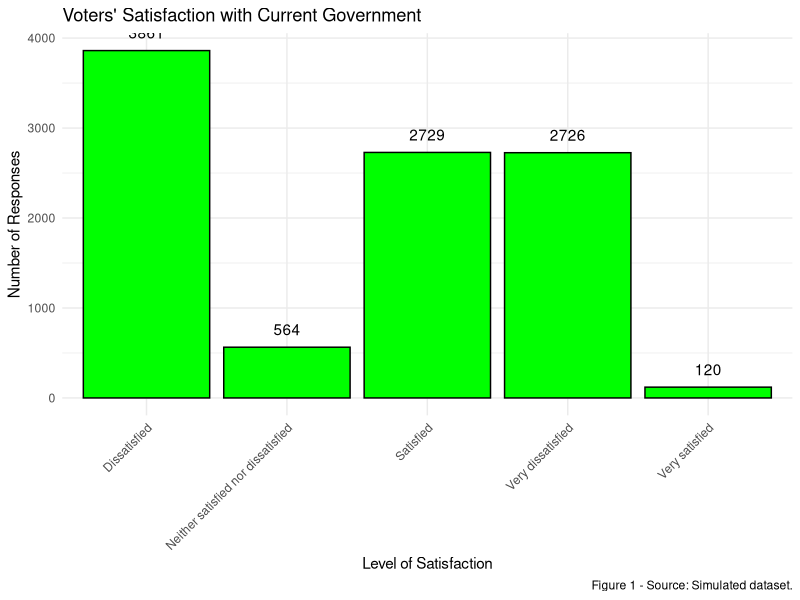
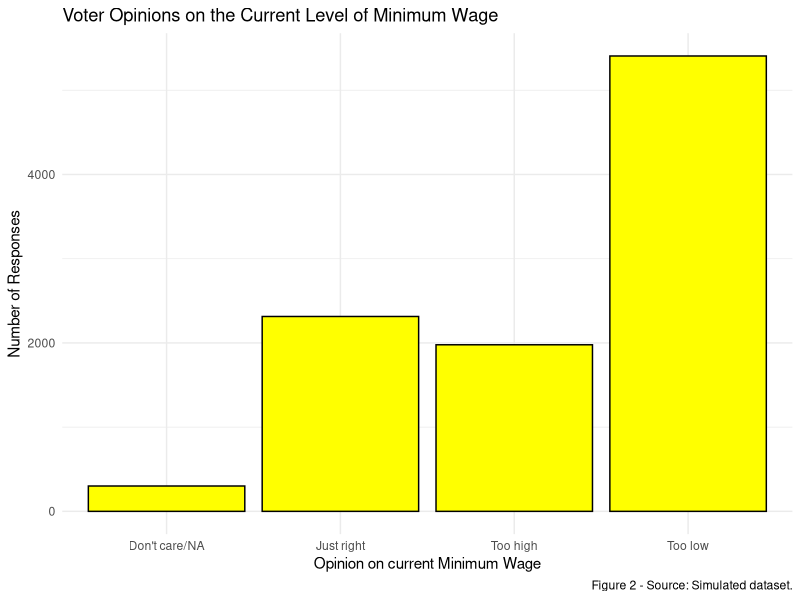
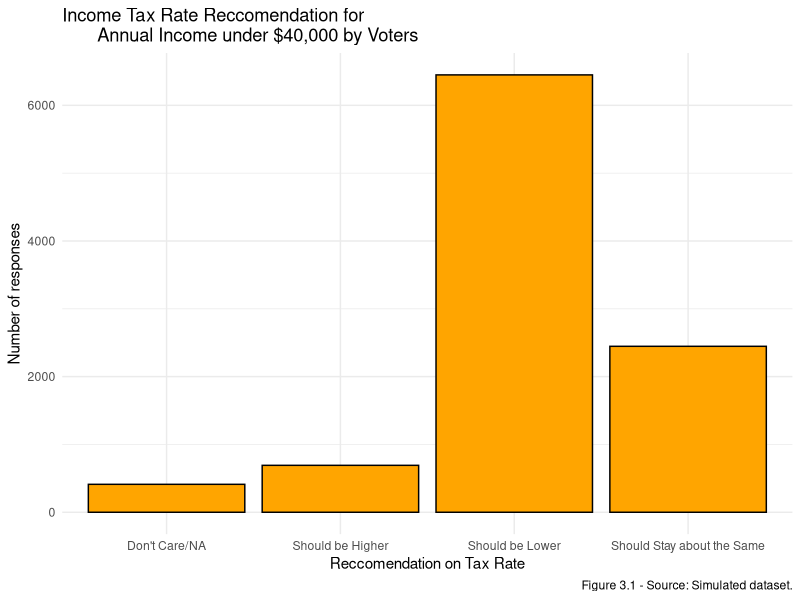
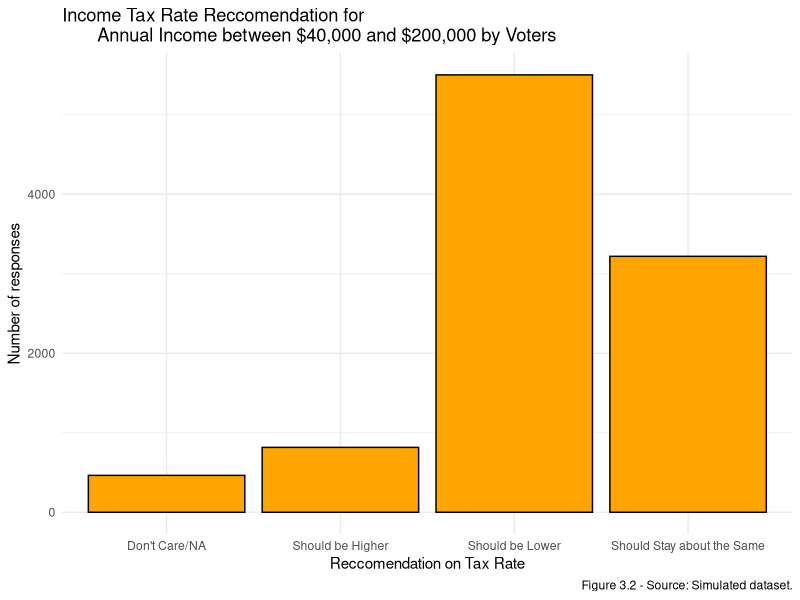
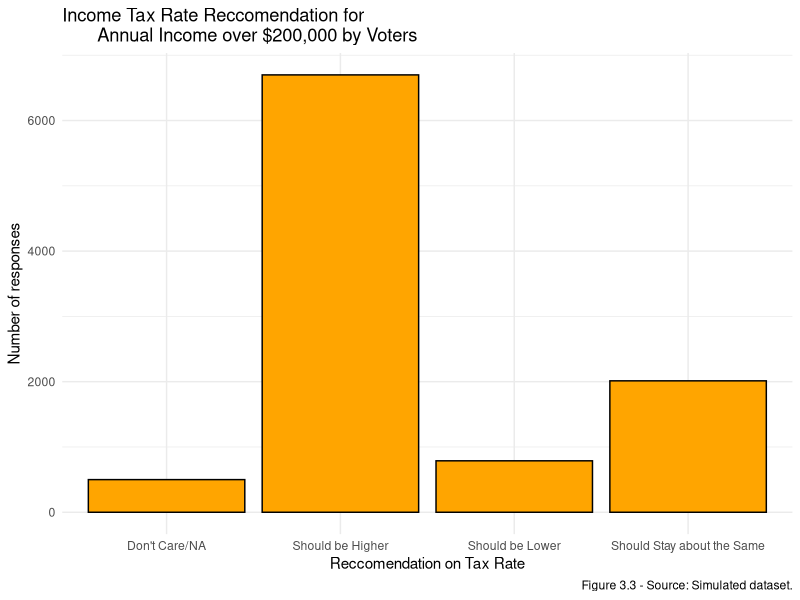
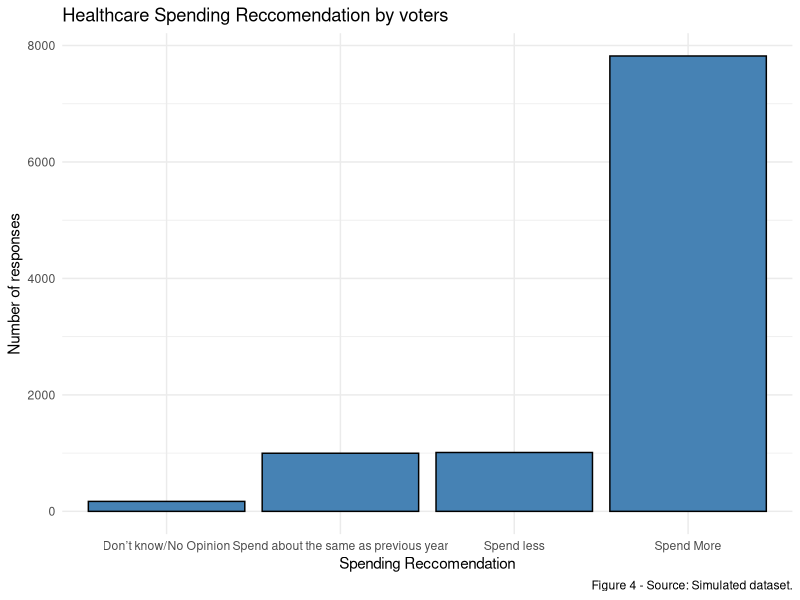
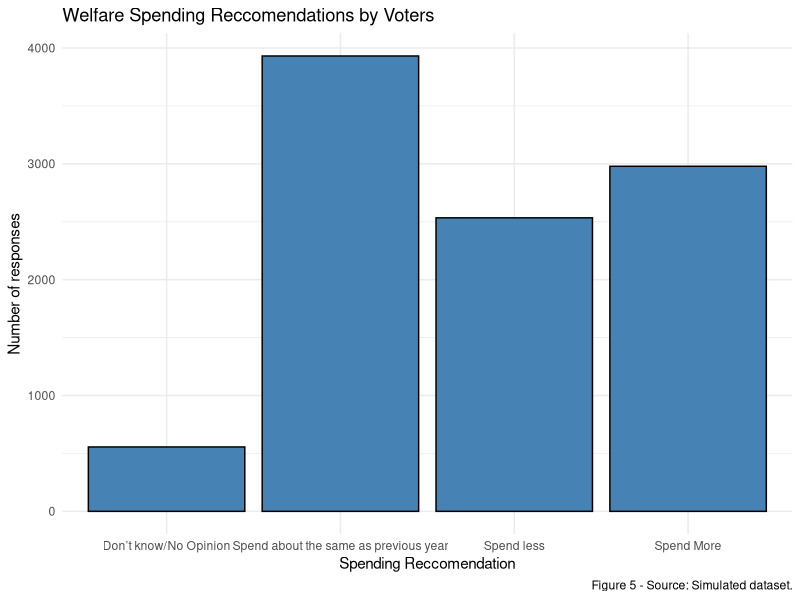
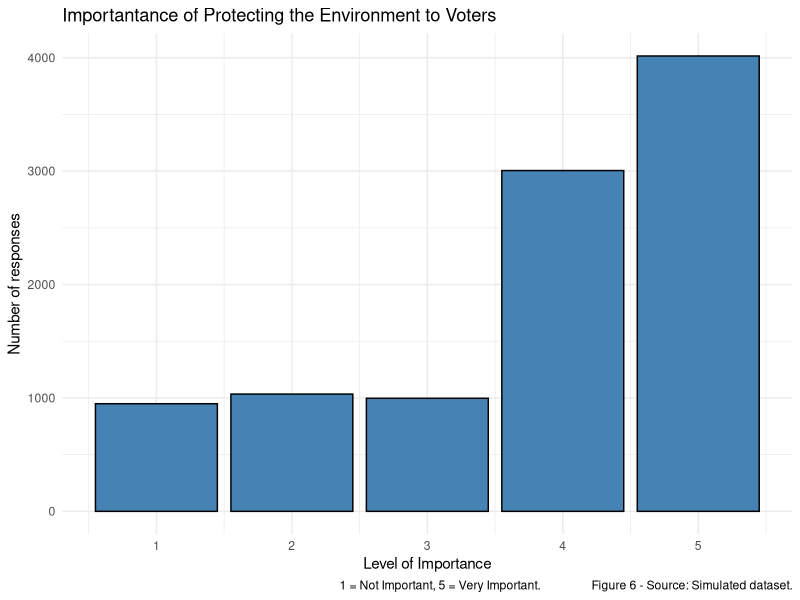

The R source for these figures, in order:
## ---- chunk 1
knitr::opts_chunk$set(echo = TRUE)
## ---- chunk 2
# The main focus of this code is to first, generate a sample frame of 1,000,000 responses to our survey, 
# next we take a sample of 5,000 of these responses which we will analyze. 
# In a series of Bar Graphs this code shows how our 5,000 respondent sample 
# would respond if actually given our survey.
## ---- chunk 3
# Loading in Required Packages
library(tidyverse)
## ---- chunk 4
#This code chunk is what designs our main survey dataset
set.seed(314)
pop <- 11796032
survey_size <- 1000000
my_data2 <- tibble(
# Simulation for question "What is your age".
  Age = sample(x = 
                 c("18 to 24", "25 to 34", "35 to 44", 
                 "45 to 54", "55 to 64", "65 to 74",
                   "75+", "Prefer not to say")
               ,size = survey_size,replace = TRUE,
               prob = c(0.11, 0.152, 0.15, 0.18, 0.165,
                           0.11, 0.112, 0.02)),
# Simulation for question "How likely are you to vote in the upcoming election?".
  Likelyhood_Vote =sample(x = c("Very likely", "Likely",
                     "Unlikely", "Very Unlikely",
                     "Don't Know/Prefer Not to answer"),
               size = survey_size, replace = TRUE,
               prob = c(0.375, 0.375, 0.115, 0.115, 0.02)),

# Simulation for question "How satisfied are you with the current operation of the Ontario government?".
  Current_Gov =sample(x = c("Very satisfied", "Satisfied",
                     "Neither satisfied nor dissatisfied", 
                     "Dissatisfied", "Very dissatisfied"),
               size = survey_size, replace = TRUE,
               prob = c(0.01, 0.25, 0.05, 0.35, 0.25)),

# Simulation for question "What is your opinion on the Minimum Wage rate in the Province?".
  Min_Wage =sample(x = c("Too high", "Just right",
                     "Too low", "Don't care/NA"),
               size = survey_size, replace = TRUE,
               prob = c(0.20, 0.23, 0.54, 0.03)),

# Simulation for question "In your opinion, taxes for those with an income".
# Income less than $40,000.
  Taxes_low =sample(x = c("Should be Higher","Should Stay about the Same",
                     "Should be Lower", "Don't Care/NA"),
                     size = survey_size, replace = TRUE, 
                     prob = c(0.07, 0.24, 0.65, 0.04)),
# Income between $40,000 and $200,000.
  Taxes_mid =sample(x = c("Should be Higher", "Should Stay about the Same",
                     "Should be Lower", "Don't Care/NA"),
                     size = survey_size, replace = TRUE,
                     prob = c(0.08, 0.32, 0.55, 0.05)),
#Income greater than $200,000.
  Taxes_high = sample(x = c("Should be Higher", "Should Stay about the Same",
                     "Should be Lower", "Don't Care/NA"),
                     size = survey_size, replace = TRUE,
                     prob = c(0.67, 0.2, 0.08, 0.05)),

# Simulation for question "On a scale from 1 to 5, how important do you think the preservation of Ontario's environment is?".
  Environment =sample(x = c(1:5),
               size = survey_size, replace = TRUE,
               prob = c(0.1, 0.1, 0.1, 0.3, 0.4)),

# Simulation for question "How much money would you like to see go toward benefiting those on welfare?".
  Welfare =sample(x = c("Spend More", "Spend less",
                           "Spend about the same as previous year",
                            "Don’t know/No Opinion"),
               size = survey_size, replace = TRUE,
               prob = c(0.3, 0.25, 0.4, 0.05)),

#Simulation for question "How much money should be spent on Healthcare facilities in Ontario?".
  Healthcare =sample(x = c("Spend More", "Spend less",
                           "Spend about the same as previous year",
                            "Don’t know/No Opinion"),
                     size = survey_size, replace = TRUE,
                     prob = c(0.78, 0.10, 0.10, 0.02)),

# Simulation for question "What do you think about the current price of hydroelectricity in Ontario?". 
 Hydro =sample(x = c("Too expensive", "Too cheap",
                           "Fairly priced", "No Opinion"),
                     size = survey_size, replace = TRUE,
                     prob = c(0.75, 0.08, 0.15, 0.02)),

# Simulation for question "Through what avenue do you most judge a political candidate?". 
  Gather_info =sample(x = c("Candidate address and speeches", "Online news sources",
                        "TV", "Newspaper articles", "Social Media", "Other"),
                     size = survey_size, replace = TRUE,
                     prob = c(0.1, 0.25, 0.36, 0.5, 0.37, 0.03)),
)
## ---- chunk 5
set.seed(314)
my_data <- sample_n(my_data2, 10000)
head(my_data)
## ---- chunk 6
# Bar Graph for question "How satisfied are you with the current operation of the Ontario government?"
my_data %>%
  ggplot(aes(x = Current_Gov)) + 
  geom_bar(color = 'black', fill = 'Green') + 
  labs(title = "Voters' Satisfaction with Current Government", 
       x = "Level of Satisfaction", 
       y = "Number of Responses",
       caption = "Figure 1 - Source: Simulated dataset.") + 
  theme_minimal() + 
  geom_text(stat='count', aes(label=..count..), vjust=-1) + theme(axis.text.x=element_text(angle=45,hjust=1))
## ---- chunk 7
#Bar graph for question "What is your opinion on the Minimum Wage rate in the Province"
my_data %>%
  ggplot(aes(x = Min_Wage)) + 
  geom_bar(color = 'black',fill = "yellow") + labs(title="Voter Opinions on the Current Level of Minimum Wage",
       x = "Opinion on current Minimum Wage",
       y = "Number of Responses",
       caption = "Figure 2 - Source: Simulated dataset.") +
  theme_minimal()
## ---- chunk 8
# Bar plot for question "In your opinion, taxes for those with an income:Less than $40,000"
my_data %>%
  ggplot(aes(x = Taxes_low)) + 
  geom_bar(color = 'black',fill = "orange") + 
  labs(title="Income Tax Rate Reccomendation for 
       Annual Income under $40,000 by Voters",
       x = "Reccomendation on Tax Rate",
       y = "Number of responses",
       caption = "Figure 3.1 - Source: Simulated dataset.") +
  theme_minimal()
## ---- chunk 9
#Bar plot for question "In your opinion, taxes for those with an income:Between $40,000 and $200,000"
my_data %>%
  ggplot(aes(x =Taxes_mid )) + 
  geom_bar(color = 'black',fill = "orange") +
  labs(title="Income Tax Rate Reccomendation for 
       Annual Income between $40,000 and $200,000 by Voters",
       x = "Reccomendation on Tax Rate",
       y = "Number of responses",
       caption = "Figure 3.2 - Source: Simulated dataset.") +
  theme_minimal()
## ---- chunk 10
# Bar plot for question"In your opinion, taxes for those with an income:Greater than $200,000"
my_data %>%
  ggplot(aes(x = Taxes_high )) + 
  geom_bar(color = 'black',fill = "orange") + 
  labs(title="Income Tax Rate Reccomendation for 
       Annual Income over $200,000 by Voters",
        x = "Reccomendation on Tax Rate",
        y = "Number of responses",
        caption = "Figure 3.3 - Source: Simulated dataset.") +
  theme_minimal()
## ---- chunk 11
#Bar plot for question "How much money should be spent on Healthcare in Ontario?"
my_data %>%
  ggplot(aes(x = Healthcare)) + 
  geom_bar(color = 'black',fill = "steelblue") +
  labs(title="Healthcare Spending Reccomendation by voters",
         x = "Spending Reccomendation", 
         y = "Number of responses",
         caption = "Figure 4 - Source: Simulated dataset.") + 
  theme_minimal()
## ---- chunk 12
# Bar plot for question "How much money would you like to see go toward benefiting those on welfare"
my_data %>%
  ggplot(aes(x = Welfare)) + 
  geom_bar(color = 'black',fill = "steelblue") + 
  labs(title="Welfare Spending Reccomendations by Voters",
       x = "Spending Reccomendation",
       y = "Number of responses",
       caption = "Figure 5 - Source: Simulated dataset.") +
  theme_minimal()
## ---- chunk 13
# Bar plot for question "On a scale from 1 to 5, how important do you think the preservation of Ontario's environment is?"
my_data %>%
  ggplot(aes(x = Environment)) + 
  geom_bar(color = 'black',fill = "steelblue") + 
  labs(title="Importantance of Protecting the Environment to Voters",
       x = "Level of Importance",
       y = "Number of responses",
       caption = "1 = Not Important, 5 = Very Important.                 Figure 6 - Source: Simulated dataset.") +
  theme_minimal()
## ---- chunk 14
# Bar plot for the question "What do you think about the current cost of hydroelectricity?"
my_data %>%
  ggplot(aes(x = Hydro)) + 
  geom_bar(color = 'black',fill = "firebrick1") + 
  labs(title="Opinions on current Hydroelectricity Prices in Ontario",
       x = "Opinion",
       y = "Number of responses",
       caption = "Figure 7 - Source: Simulated dataset.") +
  theme_minimal()
## ---- chunk 15
#Bar plot for the question "Through what avenue do you most judge a political candidate?"
my_data %>%
  ggplot(aes(x = Gather_info)) + 
  geom_bar(color = 'black',fill = "deepskyblue") + 
  labs(title="Oulets that voters use most to judge a candidate",
       x = "Media Outlets",
       y = "Number of responses",
       caption = "Figure 8 - Source: Simulated dataset.") + 
  theme_minimal()
